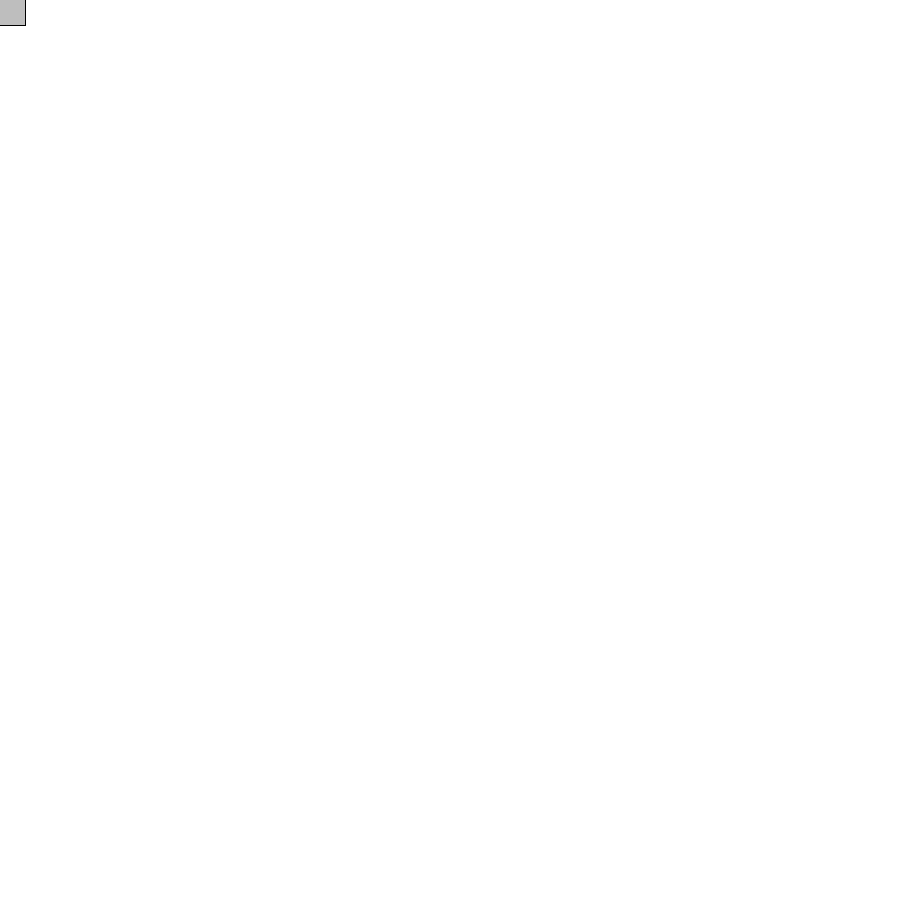
Frame 1 (no input)
Frame 60 (the mouse pressed at the canvas centre just before this capture): identical to frame 1, image omitted
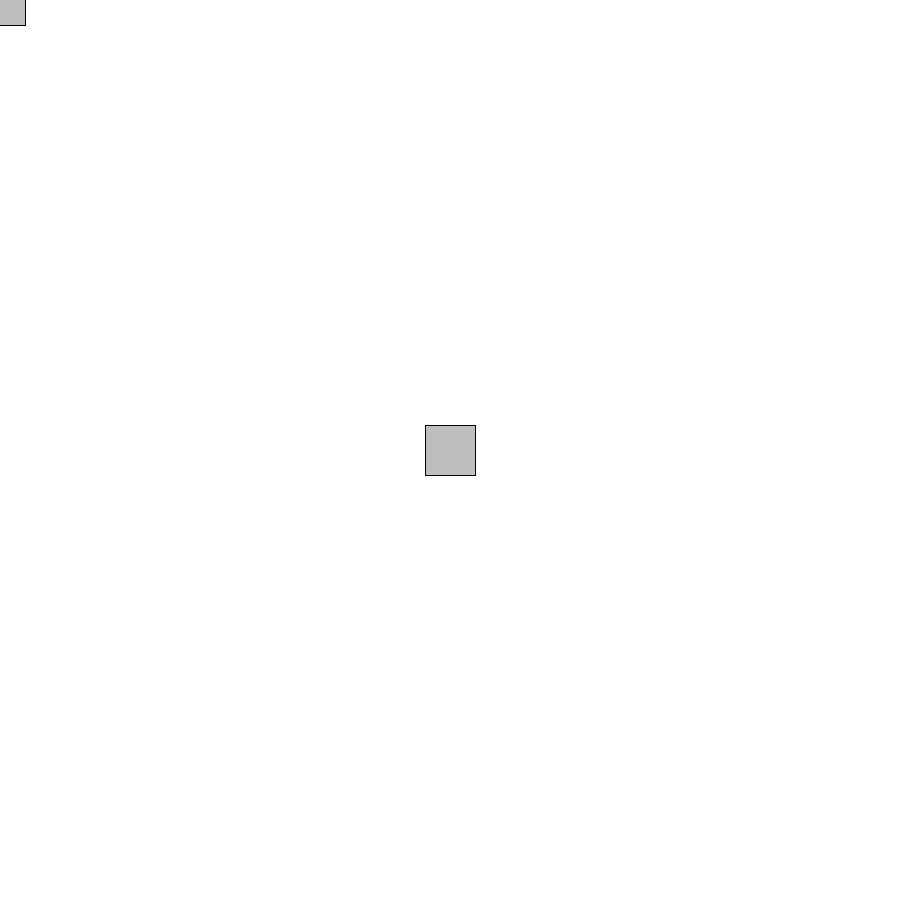
Frame 120 (the mouse held since frame 60 and released just before this capture)

The Processing sketch that drew these frames (run headless with seeded random() and noise(); from frame 60 on, the mouse is pressed at the canvas centre):

// Processing sketch: HW_Example__Ch3_
// ── HW_Example__Ch3_.pde
void setup() {
  size(900,900);
  background(255);
}

void draw() {
 stroke(0);
 fill(190);
 rectMode(CENTER);
 rect(mouseX,mouseY,50,50);
}

//creates rectangels with each click
void mousePressed() {
 stroke(0);
 fill(175);
 rectMode(CENTER);
 rect(mouseX,mouseY,16,16);
}

//refreshes the background
void keyPressed() { 
  background(255);
}
